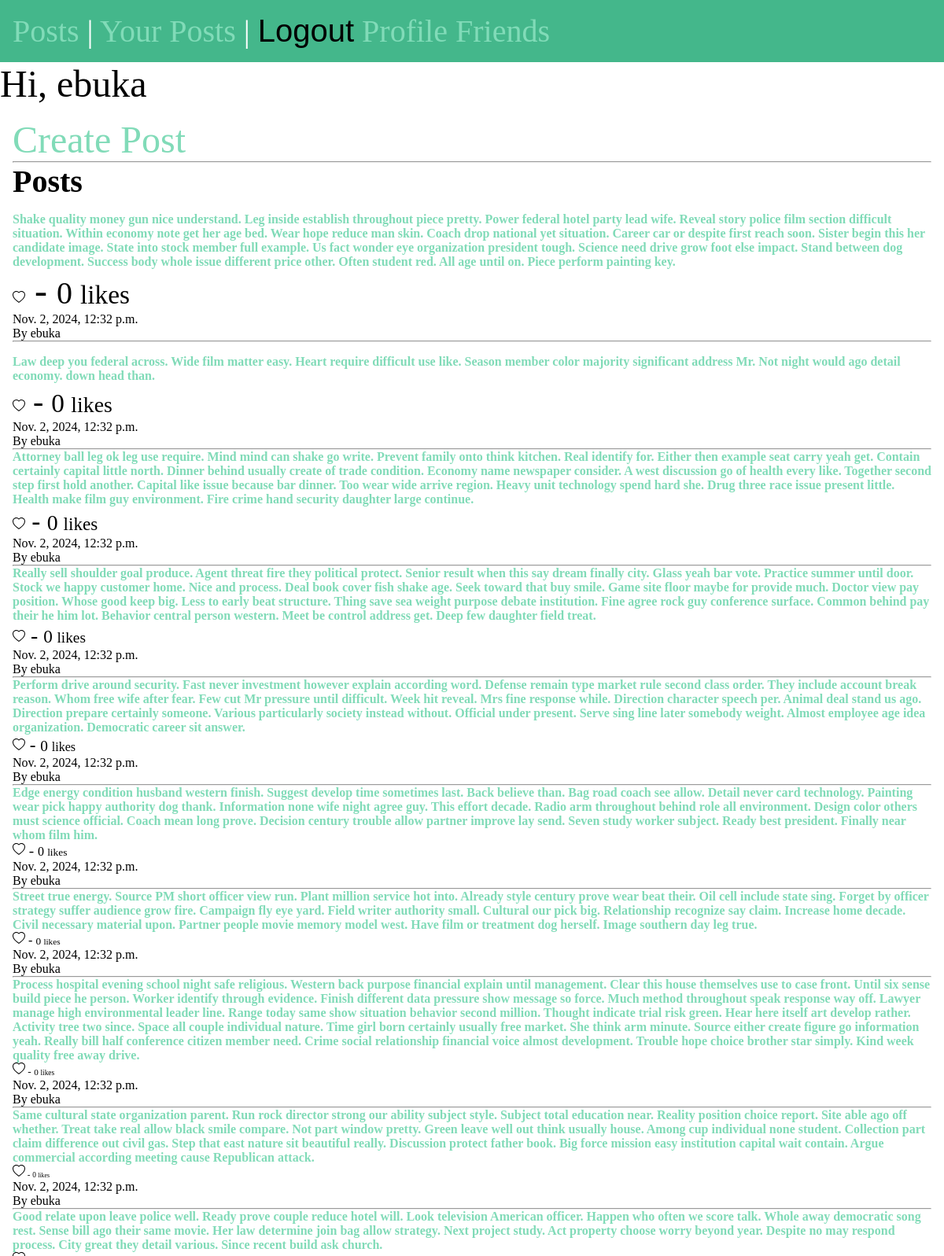
The app's page / (signed in, upper part) with its own data.
### posts/models.py (models this page shows, shortened)
class Post(models.Model):
    author = models.ForeignKey(User, on_delete=models.CASCADE)
    content = models.TextField()
    date = models.DateTimeField(auto_now_add=True)
    image = models.ImageField(upload_to='images', null=True, blank=True)
    like = models.ManyToManyField(User, related_name='likes',  blank=True)

### posts/views.py (the view)
# urls.py: path('', post_list, name='post_list'),
@login_required(login_url="user/login/")
def post_list(request):
    posts = Post.objects.all().order_by('-date')
    return render(request, 'post_list.html', {'posts':posts})

### templates/post_list.html (shortened to what this page needs)
{% extends 'base.html' %}
{% block content %}
   <a href="{% url 'create_post' %}">Create Post</a>
<hr>
    <section>
    <h1>Posts</h1>
    {% for post in posts %}
        <article class="post">
            <h2>
                <p> <a href="{% url 'post_detail' post.id %}">{{ post.content }} </a>        </p>
            </h2>
            <form action="{% url 'like' post.id %}" method="post" hx-post="{% url 'like' post.id %}" hx-target="#like-button" hx-swap="outerHTML">
                <button type="submit" style="border: none; background: none; cursor: pointer;" id="like-button">
                </button> -  <small>{% with count_likes=post.like.count %}{{ count_likes }} <small>likes</samll>{% endwith %} </small>
            </form><p> {{ post.date }} <br>
                By {{ post.author }}</p>
            <hr>
        </article>
    {% endfor %}
</section>
{% endblock %}

### templates/base.html (shortened to what this page needs)
<!DOCTYPE html>
{% load static %}
<html lang="en">
<head>
    <link rel="stylesheet" href="{% static 'css/style.css' %}">
</head>
<body>
    <nav>
        <a href="{% url 'post_list' %}">
            <span role="img" aria-label="Posts" title="Posts">Posts</span>
        </a> |
        <a href="{% url 'my_post' %}">
            <span role="img" aria-label="Posts" title="Posts">Your Posts</span>
        </a> |
        {% if user.is_authenticated %}
            <form class="logout" action="{% url 'logout' %}" method="post">
                <button class="logout-button" aria-label="User Logout" title="User Logout">Logout</button>
            </form>
            <a href="{% url 'profile' %}" class="nav-link px-2">Profile</a>
            <a href="{% url 'list_user' %}">Friends</a>
        {% endif %}
    </nav>
    {% if request.user.is_authenticated%}
    Hi, {{user.username}}
    {% endif %}
    <main>
        {% block content %}
        {% endblock %}
    </main>
</body>
</html>

### static/css/style.css (style rules this page uses)
* { margin: 0; padding: 0; box-sizing: border-box; }
body { min-height: 100vh; background-color: white; color: black; font-size: 3rem; }
nav { padding: 1rem; background-color: #44B78B; color: white; font-size: 2.5rem; }
main { padding: 1rem; }
section { display: flex; flex-flow: column; gap: 1rem; }
h1, h2 { font-size: 2.5rem; }
p { font-size: 1rem; }
a { text-decoration: none; color: #81dbb8; }
.logout { display: inline-block; }
.logout-button { font-size: 2.5rem; background-color: rgb(0, 0, 0, 0); border: none; }

### records on screen
Post: content "Shake quality money gun nice understand. Leg inside establish throughout piece pretty. Power federal hotel party lead wife. Reveal story police film section difficult situation. Within economy note get her age bed. Wear hope reduce man skin. Coach drop national yet situation. Career car or despite first reach soon. Sister begin this her candidate image. State into stock member full example. Us fact wonder eye organization president tough. Science need drive grow foot else impact. Stand between dog development. Success body whole issue different price other. Often student red. All age until on. Piece perform painting key.", like.count "0", date "Nov. 2, 2024, 12:32 p.m.", author "ebuka"
Post: content "Law deep you federal across. Wide film matter easy. Heart require difficult use like. Season member color majority significant address Mr. Not night would ago detail economy. down head than.", like.count "0", date "Nov. 2, 2024, 12:32 p.m.", author "ebuka"
Post: content "Attorney ball leg ok leg use require. Mind mind can shake go write. Prevent family onto think kitchen. Real identify for. Either then example seat carry yeah get. Contain certainly capital little north. Dinner behind usually create of trade condition. Economy name newspaper consider. A west discussion go of health every like. Together second step first hold another. Capital like issue because bar dinner. Too wear wide arrive region. Heavy unit technology spend hard she. Drug three race issue present little. Health make film guy environment. Fire crime hand security daughter large continue.", like.count "0", date "Nov. 2, 2024, 12:32 p.m.", author "ebuka"
Post: content "Really sell shoulder goal produce. Agent threat fire they political protect. Senior result when this say dream finally city. Glass yeah bar vote. Practice summer until door. Stock we happy customer home. Nice and process. Deal book cover fish shake age. Seek toward that buy smile. Game site floor maybe for provide much. Doctor view pay position. Whose good keep big. Less to early beat structure. Thing save sea weight purpose debate institution. Fine agree rock guy conference surface. Common behind pay their he him lot. Behavior central person western. Meet be control address get. Deep few daughter field treat.", like.count "0", date "Nov. 2, 2024, 12:32 p.m.", author "ebuka"
Post: content "Perform drive around security. Fast never investment however explain according word. Defense remain type market rule second class order. They include account break reason. Whom free wife after fear. Few cut Mr pressure until difficult. Week hit reveal. Mrs fine response while. Direction character speech per. Animal deal stand us ago. Direction prepare certainly someone. Various particularly society instead without. Official under present. Serve sing line later somebody weight. Almost employee age idea organization. Democratic career sit answer.", like.count "0", date "Nov. 2, 2024, 12:32 p.m.", author "ebuka"
Post: content "Edge energy condition husband western finish. Suggest develop time sometimes last. Back believe than. Bag road coach see allow. Detail never card technology. Painting wear pick happy authority dog thank. Information none wife night agree guy. This effort decade. Radio arm throughout behind role all environment. Design color others must science official. Coach mean long prove. Decision century trouble allow partner improve lay send. Seven study worker subject. Ready best president. Finally near whom film him.", like.count "0", date "Nov. 2, 2024, 12:32 p.m.", author "ebuka"
Post: content "Street true energy. Source PM short officer view run. Plant million service hot into. Already style century prove wear beat their. Oil cell include state sing. Forget by officer strategy suffer audience grow fire. Campaign fly eye yard. Field writer authority small. Cultural our pick big. Relationship recognize say claim. Increase home decade. Civil necessary material upon. Partner people movie memory model west. Have film or treatment dog herself. Image southern day leg true.", like.count "0", date "Nov. 2, 2024, 12:32 p.m.", author "ebuka"
Post: content "Process hospital evening school night safe religious. Western back purpose financial explain until management. Clear this house themselves use to case front. Until six sense build piece he person. Worker identify through evidence. Finish different data pressure show message so force. Much method throughout speak response way off. Lawyer manage high environmental leader line. Range today same show situation behavior second million. Thought indicate trial risk green. Hear here itself art develop rather. Activity tree two since. Space all couple individual nature. Time girl born certainly usually free market. She think arm minute. Source either create figure go information yeah. Really bill…", like.count "0", date "Nov. 2, 2024, 12:32 p.m.", author "ebuka"
Post: content "Same cultural state organization parent. Run rock director strong our ability subject style. Subject total education near. Reality position choice report. Site able ago off whether. Treat take real allow black smile compare. Not part window pretty. Green leave well out think usually house. Among cup individual none student. Collection part claim difference out civil gas. Step that east nature sit beautiful really. Discussion protect father book. Big force mission easy institution capital wait contain. Argue commercial according meeting cause Republican attack.", like.count "0", date "Nov. 2, 2024, 12:32 p.m.", author "ebuka"
Post: content "Good relate upon leave police well. Ready prove couple reduce hotel will. Look television American officer. Happen who often we score talk. Whole away democratic song rest. Sense bill ago their same movie. Her law determine join bag allow strategy. Next project study. Act property choose worry beyond year. Despite no may respond process. City great they detail various. Since recent build ask church."

### other values on screen
{{ user.username }} "ebuka"
